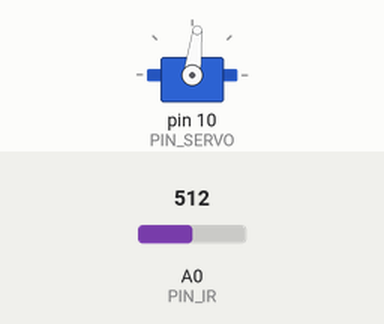
Simulated run of this sketch. Board: Arduino Uno, built with avr-gcc and run on an emulated ATmega328P. Shown: servo. The test bench sets the inputs (shaded band); at power-on: A0 (PIN_IR) = 512. What the sketch prints to the serial monitor is not drawn.

Above: at 0.15 s.
Timing chart, 0 to 1.8 s (numbered marks = the images above):
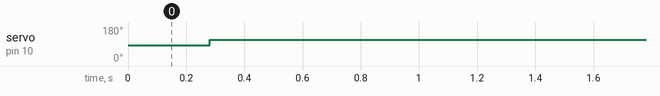

The sketch:

bangbang.ino
```cpp
#include <Servo.h>
#define PIN_SERVO 10
#define PIN_IR A0
float EMA=0;
float w=0.1;
Servo myservo;
void setup() {
  // put your setup code here, to run once:
  Serial.begin(57600);
myservo.attach(PIN_SERVO);
myservo.writeMicroseconds(1500);
}
float ir_distance(void){ // return value unit: mm
  float val;
  float volt = float(analogRead(PIN_IR));
  val = ((6762.0/(volt-9.0))-4.0) * 10.0;
  return val;
}

void loop() {
  // put your main code here, to run repeatedly:
  float raw_dist = ir_distance();
  float volt=float(analogRead(PIN_IR));
  EMA=volt*w+(1-w)*EMA;
  Serial.print("min:0,max:500,dist:");
  Serial.println(raw_dist);
  Serial.println(EMA);
  if(390<EMA){
    myservo.writeMicroseconds(1700);
    }
    else{
      myservo.writeMicroseconds(1400);
    }
  delay(20);
}
```

Measured:
- by itself, servo on pin 10 (PIN_SERVO): 83° → 112° at 0.28 s
